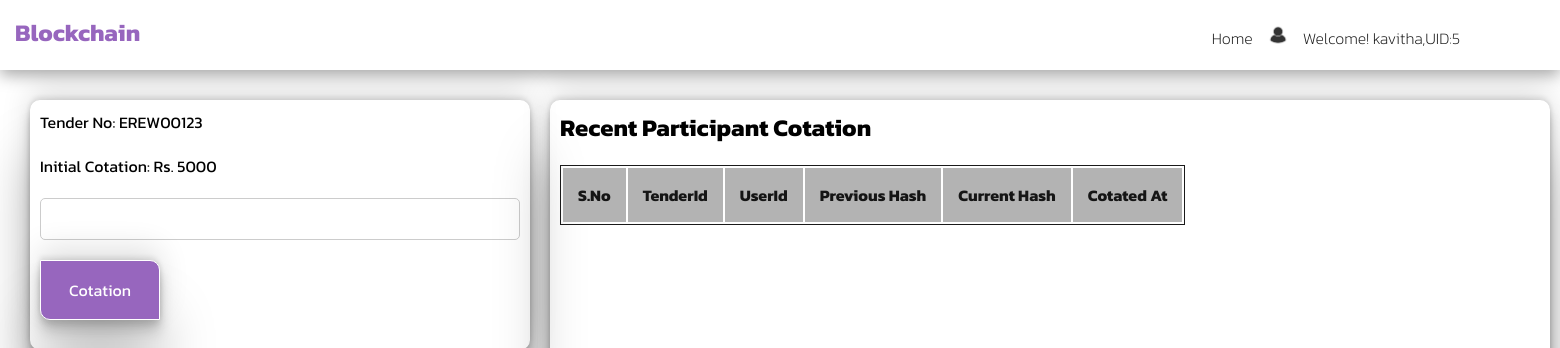
The page /viewBidDetails/25/ (signed in) on the database its author committed.
### eadmin/models.py (models this page shows)
class particpants(models.Model):
    username = models.CharField(max_length=100,null=False, blank=False)
    password = models.CharField(max_length=100)
    contact = models.CharField(max_length=100)
    email = models.CharField(max_length=100)
    profile_picture = models.ImageField(upload_to=getFile,null=True,blank=True)
    created_at=models.DateTimeField(auto_now_add=True)

class tender(models.Model):
    title = models.CharField(max_length=100,null=False, blank=False)
    started_at = models.DateTimeField()
    ended_at = models.DateTimeField()
    img = models.ImageField(upload_to=getFile,null=True,blank=True)
    created_at=models.DateTimeField(auto_now_add=True)
    tenderNo = models.CharField(max_length=100,null=False,blank=False)
    status=  models.BooleanField(default=True)
    winnerid=  models.IntegerField(default=0)
    blockid=  models.IntegerField(default=0)
    initalCotation = models.CharField(max_length=100,null=False,blank=False,default=0)

### eadmin/views.py (the view)
# urls.py: path("viewBidDetails/<int:tender_id>/",views.getBidDetails, name="viewBidDetails"),
def getBidDetails(request,tender_id):
    tenders=tender.objects.get(pk=tender_id)
    logger.warning(f"tender:{tenders}")
    request.tender_id = tender_id
    bl_block = isTenderCotatedByUser(tender_id)
    participant_info = getattr(request, 'participant_info', None)
    print(participant_info.id)
    currentUserid = 0
    isCotated = False
    for bbl in bl_block:
        if int(bbl['userid']) == participant_info.id:
            print("already cotated")
            isCotated = True
        else:
            print("not quoted")
    return render(request,'e-participant/tenderDetails.html',{'tenderDetails':tenders,'block_list': bl_block, 'participant_info': participant_info,"isCotated":isCotated})

### eadmin/BlockchainMiddleWare.py (called while the page is built)
    def __call__(self, request):
        tender_id = request.GET.get('tender_id', None)  # Assuming the tenderid is passed via GET parameter
        block_list = None
        if tender_id:
            block_list = Blockchain.objects.filter(tenderid=tender_id)
            request.block_list = block_list
        else:
            request.block_list = None
        response = self.get_response(request)
        return response

### eadmin/tenderMiddleware.py (called while the page is built)
    def __call__(self, request):
        tenderList = None
        getTender = tender.objects.filter(status=True)
        request.tenderList = getTender
        response = self.get_response(request)
        return response

### eadmin/userMiddleWare.py (called while the page is built)
    def __call__(self, request):
        userList = None
        getUsers = particpants.objects.all()
        request.userList = getUsers
        response = self.get_response(request)
        return response

### eadmin/views.py (called while the page is built)
def isTenderCotatedByUser(tender_id):
    blocks=Blockchain.objects.filter(tenderid=tender_id)
    cotation = []
    isactive =False
    for bb in blocks:
        obj = bb.data
        currentUserid = obj['data']['userid']
        print("line 400:",bb.id)
        cotation.append({'bbid':bb.id,'userid':currentUserid,'tenderid':bb.tenderid,'transaction':obj['data']['transaction'],'previousHash':bb.previousHash,'currentHash':bb.currentHash,'updated_at':bb.updated_at})
    print(cotation)
    return cotation

### templates/e-participant/tenderDetails.html (shortened to what this page needs)
{% extends 'e-participant/layout.html' %}
{% block content %}
    <div class="bl-container">
        {% if not isCotated%}
         <div class="card cotation-card ">
            <p>Tender No: {{ tenderDetails.tenderNo }}</p>
            <p>Initial Cotation: Rs. {{ tenderDetails.initalCotation }}</p>
            <form  method="post" action="{% url 'newCotation' %}">
                <input type="text" name="amount" class="form-control">
                <button type="submit" class="bl-btn wd-1">Cotation</button>
            </form>
        </div>
        {%endif %}
        <div class="card cotation-card wd ">
            <h2>Recent Participant Cotation </h2>
            <table>
                <thead>
                    <th>S.No</th>
                    <th>TenderId</th>
                    <th>UserId</th>
                    <th>Previous Hash</th>
                    <th>Current Hash</th>
                    <th>Cotated At</th>
                </thead>
            </table>
        </div>
    </div>
{% endblock %}

### templates/e-participant/layout.html (shortened to what this page needs)
<html lang="en">
<head>
    {% load static %}
    <link rel="stylesheet" href="{% static 'css/style.css' %}">
    <link rel="stylesheet" href="https://cdnjs.cloudflare.com/ajax/libs/font-awesome/6.5.1/css/all.min.css" />
</head>
<body>
    <header>
        <nav>
             <h1>Blockchain</h1>
            <ul>
                <li><a href="{% url 'dashboard' %}">Home</a></li>
                <li class="dropdown">
                    <div class="dropbtn">
                        <img src="{% static 'profile/default.jpg' %}" alt="" height="30px" width="30px">
                    </div>
                </li>
                {% if participant_info %}
                <li><a href="#">Welcome! <b class="bl-fnt">{{participant_info.username}},UID:{{participant_info.id}}</b></a></li>
                {% endif%}
            </ul>
        </nav>
    </header>
    {% block content %}
    {% endblock  %}
</body>
</html>

### static/css/style.css (style rules this page uses)
* { box-sizing: border-box; padding: 0; margin: 0; list-style: none; font-family: 'Kanit', sans-serif; text-decoration: none; }
:root { --primary-color: #9766be; --light-primary-color: #be9fd8; --green-color: #0c8835; --white-color: #ffff; --black-color: #0a0a0aee; --red-color: #d30202; --grey-color: #b3b3b3; }
body { position: relative; }
header { background-color: var(--white-color); height: 70px; width: 100%; top: 0; position: sticky; z-index: 1000; box-shadow: rgba(0, 0, 0, 0.35) 0px 5px 15px; }
header nav { display: flex; cursor: pointer; justify-content: space-between; }
header nav h1 { margin: 15px; }
header nav ul { margin: 15px; display: flex; justify-content: flex-end; align-items: flex-end; }
header nav ul li { padding: 5px; }
header nav ul li:last-child { margin-right: 80px; }
nav h1 { color: var(--primary-color); }
li a { color: var(--black-color); }
.card { height: 350px; margin: 10px; position: relative; width: 300px; border-radius: 10px; box-shadow: rgba(0, 0, 0, 0.25) 0px 54px 55px, rgba(0, 0, 0, 0.12) 0px -12px 30px, rgba(0, 0, 0, 0.12) 0px 4px 6px, rgba(0, 0, 0, 0.17) 0px 12px 13px, rgba(0, 0, 0, 0.09) 0px -3px 5px; }
.bl-form p, a { color: var(--white-color); font-weight: 200; }
.form-control { width: 100%; padding: 10px; margin-bottom: 10px; border: 1px solid #ccc; border-radius: 5px; box-sizing: border-box; }
.dropbtn { align-items: center; flex-direction: column; }
.bl-fnt { font-weight: 200; }
.bl-container { height: 100%; width: 100%; display: grid; margin: 20px; grid-template-columns: 1fr 1fr 1fr; }
.bl-btn { display: absolute; border: 1px solid var(--white-color); color: var(--black-color); cursor: pointer; background-color: var(--primary-color); text-align: center; margin-top: 10px; border-radius: 0px 10px 0px 10px; box-shadow: rgba(0, 0, 0, 0.25) 0px 54px 55px, rgba(0, 0, 0, 0.12) 0px -12px 30px, rgba(0, 0, 0, 0.12) 0px 4px 6px, rgba(0, 0, 0, 0.17) 0px 12px 13px, rgba(0, 0, 0, 0.09) 0px -3px 5px; }
.bl-btn.wd-1 { width: 120px; height: 60px; font-size: 1em; color: var(--white-color); }
.card.cotation-card { height: 250px; width: 500px; position: relative; }
.cotation-card p, form { padding: 10px; }
.card.cotation-card.wd { height: 80%; width: 1000px; overflow: scroll; }
.wd h2 { padding: 10px; }
table { margin: 10px; position: absolute; border: 1px solid var(--black-color); }
table thead { background-color: var(--grey-color); color: var(--black-color); }
table thead th { padding: 15px; }
.bid_container h1,p { padding: 20px; }

### rows shown on the page
particpants: username "kavitha", id "5"
tender: tenderNo "EREW00123", initalCotation "5000"
